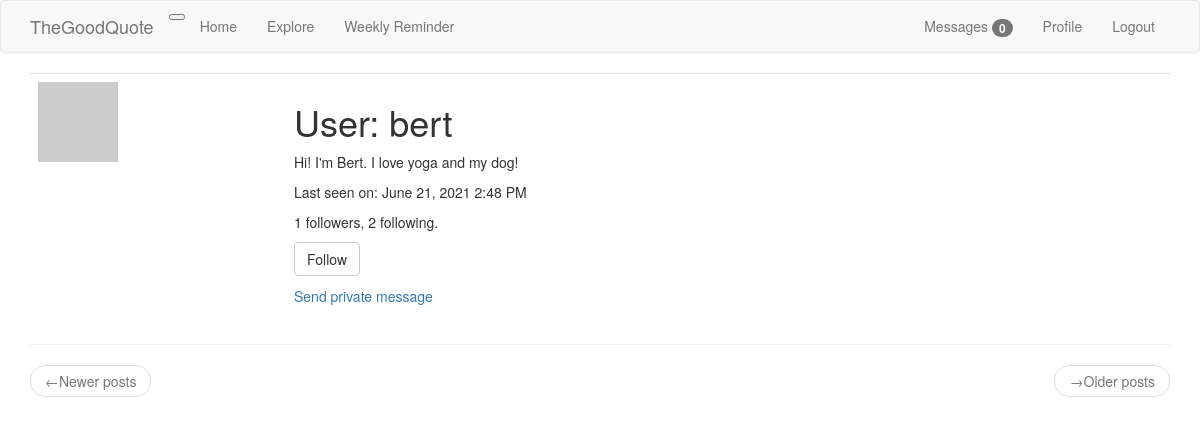
/user/bert (signed in), run on the app's committed database.
### app/models.py (models this page shows, shortened)
class User(UserMixin, db.Model):
    id = db.Column(db.Integer, primary_key=True)
    username = db.Column(db.String(60), index=True, unique=True)
    email = db.Column(db.String(120), index=True, unique=True)
    password_hash = db.Column(db.String(128))
    posts = db.relationship('Post', backref='author', lazy='dynamic')
    todos = db.relationship('Todo', backref='author', lazy='dynamic')
    about_me = db.Column(db.String(140))
    last_seen = db.Column(db.DateTime, default=datetime.utcnow)
    followed = db.relationship(
        'User', secondary=followers,
        primaryjoin=(followers.c.follower_id == id),
        secondaryjoin=(followers.c.followed_id == id),
        backref=db.backref('followers', lazy='dynamic'), lazy='dynamic')
    messages_sent = db.relationship('Message',
                                    foreign_keys='Message.sender_id',
                                    backref='author', lazy='dynamic')
    messages_received = db.relationship('Message',
                                        foreign_keys='Message.recipient_id',
                                        backref='recipient', lazy='dynamic')
    last_message_read_time = db.Column(db.DateTime)
    notifications = db.relationship('Notification', backref='user', lazy='dynamic')
    def avatar(self, size):
        digest = md5(self.email.lower().encode('utf-8')).hexdigest()
        return 'https://www.gravatar.com/avatar?{}?d=identicon&s={}'.format(
            digest, size)
    def is_following(self, user):
        return self.followed.filter(
            followers.c.followed_id == user.id).count() > 0
    def new_messages(self):
        last_read_time = self.last_message_read_time or datetime(1900, 1, 1)
        return Message.query.filter_by(recipient=self).filter(
            Message.timestamp > last_read_time).count()

### app/routes.py (the view)
@app.route('/user/<username>')
@login_required
def user(username):
    user = User.query.filter_by(username=username).first_or_404()
    page = request.args.get('page', 1, type=int)
    posts = user.posts.order_by(Post.timestamp.desc()).paginate(
        page, app.config['POSTS_PER_PAGE'], False)
    next_url = url_for('user', username=user.username, page=posts.next_num) \
        if posts.has_next else None
    prev_url = url_for('user', username=user.username, page=posts.prev_num) \
        if posts.has_prev else None
    form = EmptyForm()
    return render_template('user.html', user=user, posts=posts.items,
                           next_url=next_url, prev_url=prev_url, form=form)

### app/forms.py
class EmptyForm(FlaskForm):
    submit = SubmitField('Submit')

### app/models.py (called while the page is built)
@login.user_loader
def load_user(id):
    return User.query.get(int(id))

### app/routes.py (called while the page is built)
@app.before_request
def before_request():
    if current_user.is_authenticated:
        current_user.last_seen = datetime.utcnow()
        db.session.commit()

### app/templates/user.html (shortened to what this page needs)
{% extends 'base.html' %}
{% block app_content %}
    <table class="table table-hover">
        <tr>
            <td width="256px"><img src="{{ user.avatar(256) }}"></td>
            <td>
                <h1>User: {{ user.username }}</h1>
                {% if user.about_me %}<p>{{ user.about_me }}</p>{% endif %}
                {% if user.last_seen %}
                <p>Last seen on: {{ moment(user.last_seen).format('LLL') }}</p>
                {% endif %}
                <p>{{ user.followers.count() }} followers, {{ user.followed.count() }} following.</p>
                {% if user == current_user %}
                <p><a href="{{ url_for('edit_profile') }}">Edit your profile</a></p>
                {% elif not current_user.is_following(user) %}
                <p>
                    <form action="{{ url_for('follow', username=user.username) }}" method="post">
                        {{ form.submit(value='Follow', class_='btn btn-default') }}
                    </form>
                </p>
                {% endif %}
                {% if user != current_user %}
                <p>
                    <a href="{{ url_for('send_message', recipient=user.username) }}">Send private message</a>
                </p>
                {% endif %}
            </td>
        </tr>
    </table>
    <hr>
    <nav aria-label="...">
        <ul class="pager">
            <li class="previous{%if not prev_url %} disabled{% endif %}">
                <a href="{{ prev_url or '#' }}">
                    <span aria-hidden="true">&larr;</span>Newer posts
                </a>
            </li>
            <li class="next{%if not next_url %} disabled{% endif %}">
                <a href="{{ next_url or '#' }}">
                    <span aria-hidden="true">&rarr;</span>Older posts
                </a>
            </li>
        </ul>
    </nav>
{% endblock %}

### data on the page
User: username "bert", about_me "Hi! I'm Bert. I love yoga and my dog!", last_seen "June 21, 2021 2:48 PM"

### other printed values
{{ new_messages }} "0"
{{ user.followers.count() }} "1"
{{ user.followed.count() }} "2"
